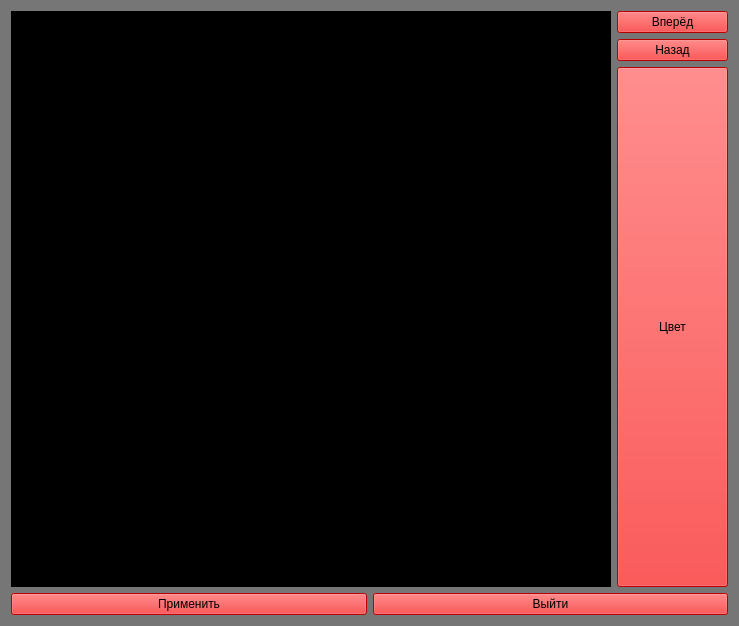
<?xml version="1.0" encoding="UTF-8"?>
<ui version="4.0">
 <class>Form</class>
 <widget class="QWidget" name="Form">
  <property name="geometry">
   <rect>
    <x>0</x>
    <y>0</y>
    <width>739</width>
    <height>626</height>
   </rect>
  </property>
  <property name="windowTitle">
   <string>Form</string>
  </property>
  <property name="styleSheet">
   <string notr="true">background: rgb(118, 118, 118)</string>
  </property>
  <layout class="QGridLayout" name="gridLayout">
   <item row="0" column="0">
    <layout class="QHBoxLayout" name="horizontalLayout_2">
     <item>
      <widget class="QLabel" name="furniture_plan">
       <property name="sizePolicy">
        <sizepolicy hsizetype="Fixed" vsizetype="Expanding">
         <horstretch>0</horstretch>
         <verstretch>0</verstretch>
        </sizepolicy>
       </property>
       <property name="minimumSize">
        <size>
         <width>600</width>
         <height>0</height>
        </size>
       </property>
       <property name="styleSheet">
        <string notr="true">background: rgb(0, 0, 0)</string>
       </property>
       <property name="text">
        <string/>
       </property>
      </widget>
     </item>
     <item>
      <layout class="QVBoxLayout" name="verticalLayout">
       <property name="sizeConstraint">
        <enum>QLayout::SetMinimumSize</enum>
       </property>
       <item>
        <widget class="QPushButton" name="rendo_button">
         <property name="styleSheet">
          <string notr="true">QPushButton {
  background: rgb(255, 0, 0);
}

QPushButton:pressed{
  background: rgb(38, 132, 255)
}</string>
         </property>
         <property name="text">
          <string>Вперёд</string>
         </property>
        </widget>
       </item>
       <item>
        <widget class="QPushButton" name="undo_button">
         <property name="styleSheet">
          <string notr="true">QPushButton {
  background: rgb(255, 0, 0);
}

QPushButton:pressed{
  background: rgb(38, 132, 255)
}</string>
         </property>
         <property name="text">
          <string>Назад</string>
         </property>
        </widget>
       </item>
       <item>
        <layout class="QVBoxLayout" name="verticalLayout_2">
         <item>
          <widget class="QPushButton" name="color_button">
           <property name="sizePolicy">
            <sizepolicy hsizetype="Minimum" vsizetype="Minimum">
             <horstretch>0</horstretch>
             <verstretch>0</verstretch>
            </sizepolicy>
           </property>
           <property name="styleSheet">
            <string notr="true">QPushButton {
  background: rgb(255, 0, 0);
}

QPushButton:pressed{
  background: rgb(38, 132, 255)
}</string>
           </property>
           <property name="text">
            <string>Цвет</string>
           </property>
          </widget>
         </item>
        </layout>
       </item>
      </layout>
     </item>
    </layout>
   </item>
   <item row="1" column="0">
    <layout class="QHBoxLayout" name="horizontalLayout">
     <item>
      <widget class="QPushButton" name="apply_button">
       <property name="styleSheet">
        <string notr="true">QPushButton {
  background: rgb(255, 0, 0);
}

QPushButton:pressed{
  background: rgb(255, 255, 0);
}</string>
       </property>
       <property name="text">
        <string>Применить</string>
       </property>
      </widget>
     </item>
     <item>
      <widget class="QPushButton" name="exit_button">
       <property name="styleSheet">
        <string notr="true">QPushButton {
  background: rgb(255, 0, 0);
}

QPushButton:pressed{
  background: rgb(255, 255, 0);
}</string>
       </property>
       <property name="text">
        <string>Выйти</string>
       </property>
      </widget>
     </item>
    </layout>
   </item>
  </layout>
 </widget>
 <resources/>
 <connections/>
</ui>
